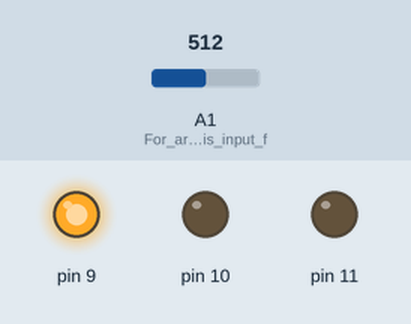
Recording of a sketch running on a simulated Arduino Uno, built with avr-gcc and run on an emulated ATmega328P. Shown: output pins drawn as LEDs (lit = HIGH). The test bench sets the inputs (shaded band); at power-on: A1 (For_arudino_it_is_input_f) = 512.

Above: at 1.2 s.
1.3 s: A1 (For_arudino_it_is_input_f) set to 211
2.8 s: A1 (For_arudino_it_is_input_f) set to 191
At 3.1 s:
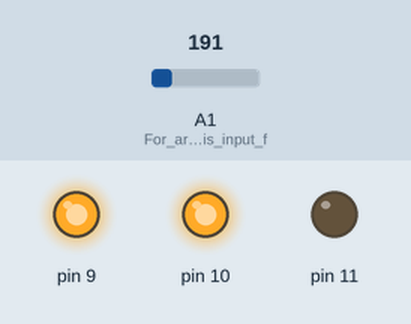
4.3 s: A1 (For_arudino_it_is_input_f) set to 65
At 5.5 s:
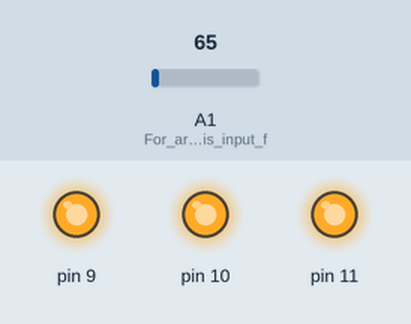
5.8 s: A1 (For_arudino_it_is_input_f) set to 85
At 6.6 s:
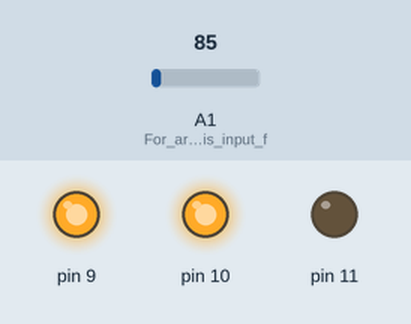
7.3 s: A1 (For_arudino_it_is_input_f) set to 0
At 7.8 s:
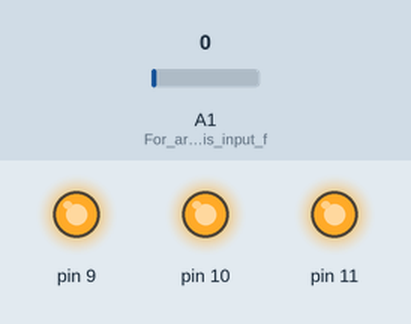
Timing chart, 0 to 9.8 s (numbered marks = the images above; inputs shaded):
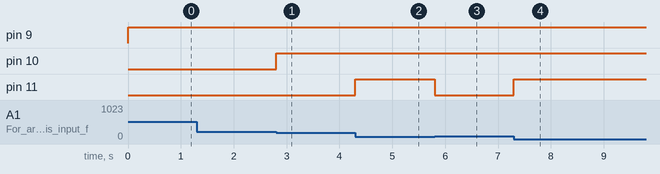

Measured:
- the behaviour switches between 200 and 199 on A1 (For_arudino_it_is_input_f) (found by bisection; images 0 and 1)
- after the input at 1.3 s, every drawn part: stays the same
- after the input at 2.8 s, pin 10: LOW → HIGH at once
- after the input at 4.3 s, pin 11: LOW → HIGH at once
- after the input at 5.8 s, pin 11: HIGH → LOW at once
- after the input at 7.3 s, pin 11: LOW → HIGH at once

The sketch:

task9.ino
```cpp
void setup() {
  // put your setup code here, to run once:
    Serial.begin(9600);
pinMode(A1,INPUT);//For arudino it is input from the sensor
pinMode(9,OUTPUT);
pinMode(10,OUTPUT);
pinMode(11,OUTPUT);

}

void loop() {
  // put your main code here, to run repeatedly:
  digitalWrite(9,1);
  if(analogRead(A1)<75)
  {
    digitalWrite(10,1);
    digitalWrite(11,1);
  }
  else
  if((analogRead(A1)>75)&&(analogRead(A1)<200))
  {
    digitalWrite(10,1);
    digitalWrite(11,0);
  }
  else
  {
       digitalWrite(10,0);
       digitalWrite(11,0);
  }


}
```
